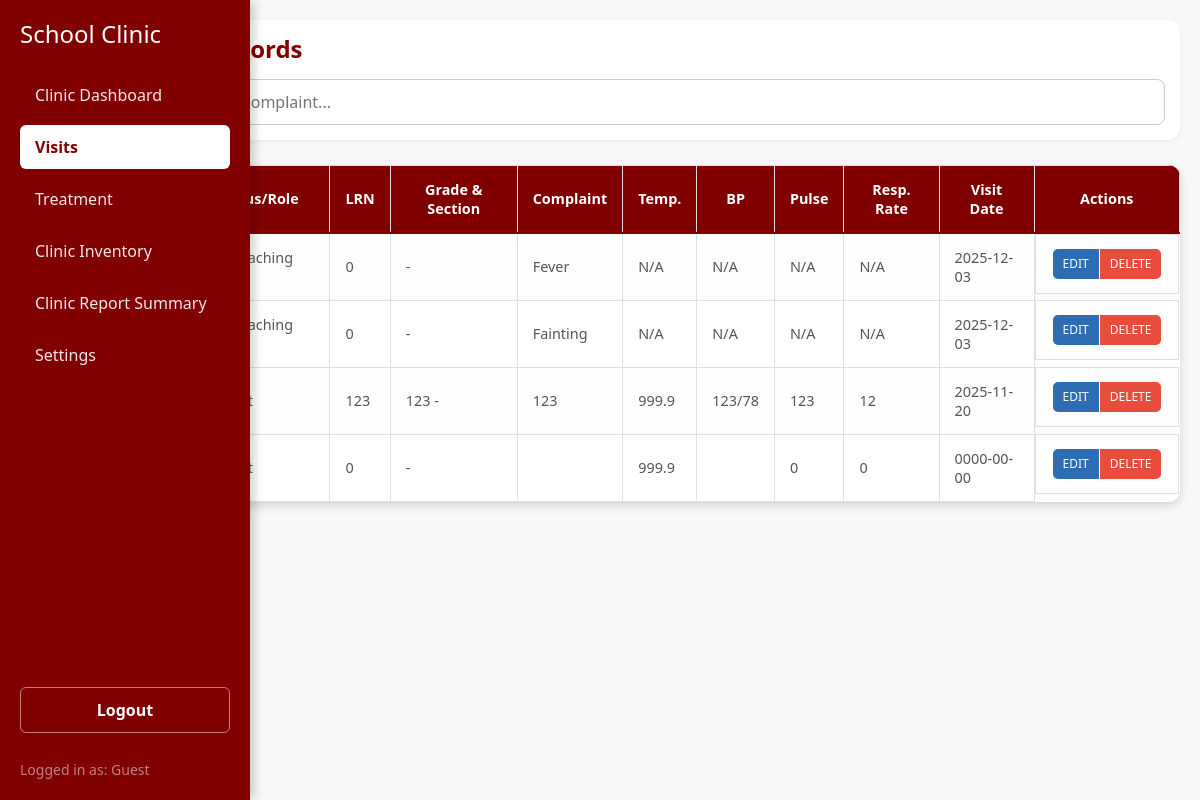
Page /studentRecords/index.php on the committed database.
### tables this page shows
CREATE TABLE `studentrecord` (
  `ID` int(11) NOT NULL,
  `name` varchar(32) NOT NULL,
  `idNum` int(11) NOT NULL,
  `gender` varchar(10) DEFAULT NULL,
  `role` varchar(50) NOT NULL DEFAULT 'Student',
  `department` varchar(30) NOT NULL,
  `section` varchar(50) DEFAULT NULL,
  `complaint` varchar(255) NOT NULL,
  `visitDate` date NOT NULL
);

### studentRecords/oop.php (called while the page is built, shortened)
<?php
class oop_class {
    private $conn;
    function __construct(){
        try {
            $connection = "mysql:host=" . SERVER . ";dbname=" . DBNAME . ";charset=utf8";
            $this->conn = new PDO($connection, USER, PASS);
            $this->conn->setAttribute(PDO::ATTR_ERRMODE, PDO::ERRMODE_EXCEPTION);
        } catch (PDOException $e) {
            echo "<script>alert('Connection Failed');</script>";
        }
    }
    public function show_data(){
        $select = "SELECT
            sr.*,
            sr.role,  /* Ensuring role is included explicitly */
            sv.temperature,
            sv.bloodPressure,
            sv.pulse,
            sv.respiratoryRate,
            sv.vitalDate
        FROM studentrecord sr
        LEFT JOIN student_vitals sv ON sr.ID = sv.studentID
            AND sv.vitalDate = (
                SELECT MAX(vitalDate)
                FROM student_vitals sv2
                WHERE sv2.studentID = sr.ID
            )
        ORDER BY sr.visitDate DESC;";
        $stmt = $this->conn->prepare($select);
        $stmt->execute();
        return $stmt->fetchAll(PDO::FETCH_ASSOC);
    }
}
?>

### studentRecords/index.php (the view, shortened to what this page needs)
<?php
include 'oop.php';
$student = new oop_class();
$data = $student->show_data();
include '../sidebar/sidebar.php';
?>
<!DOCTYPE html>
<html lang="en">
<head>
</head>
<body>
    <div class="main-content">
        <div class="header-actions">
            <h1 class="title">Student Clinic Records</h1>
            <input type="text" class="search-input" id="searchInput" placeholder="Search by Name, LRN, or Complaint...">
        </div>
        <div class="table-container">
            <table>
                <tr>
                    <th style="text-align: left;">Name</th>
                    <th>Gender</th>
                    <th>Status/Role</th> <th>LRN</th>
                    <th>Grade & Section</th>
                    <th>Complaint</th>
                    <th>Temp.</th>
                    <th>BP</th>
                    <th>Pulse</th>
                    <th>Resp. Rate</th>
                    <th>Visit Date</th>
                    <th class="table-actions">Actions</th>
                </tr>
                <?php if (is_array($data) && count($data)): ?>
                    <?php foreach ($data as $row): ?>
                        <tr>
                            <td><?= htmlspecialchars($row['name'] ?? 'N/A') ?></td>
                            <td><?= htmlspecialchars($row['gender'] ?? 'N/A') ?></td>
                            <td><?= htmlspecialchars($row['role'] ?? 'N/A') ?></td> <td><?= htmlspecialchars($row['idNum'] ?? 'N/A') ?></td>
                            <td>
                                <?= htmlspecialchars($row['department'] ?? '') ?>
                                -
                            </td>
                            <td><?= htmlspecialchars($row['complaint'] ?? 'N/A') ?></td>
                            <td><?= htmlspecialchars($row['temperature'] ?? 'N/A') ?></td>
                            <td><?= htmlspecialchars($row['bloodPressure'] ?? 'N/A') ?></td>
                            <td><?= htmlspecialchars($row['pulse'] ?? 'N/A') ?></td>
                            <td><?= htmlspecialchars($row['respiratoryRate'] ?? 'N/A') ?></td>
                            <td><?= htmlspecialchars($row['visitDate'] ?? 'N/A') ?></td>
                            <td class="btn-group">
                                <a href="update.php?id=<?= $row['ID'] ?? '' ?>" class="btn update-btn" title="Edit Record">Edit</a>
                                <a href="delete.php?id=<?= $row['ID'] ?? '' ?>" class="btn delete-btn"
                                   onclick="return confirmDeletion(event, '<?= $row['ID'] ?? '' ?>');"
                                   title="Delete Record">Delete</a>
                            </td>
                        </tr>
                    <?php endforeach; ?>
                <?php endif; ?>
            </table>
        </div>
        <div style="margin-top: 20px;">
            <a href="add.php" class="btn add-btn"> Add New Record</a>
        </div>
    </div>
</body>
</html>

### sidebar/sidebar.php (style rules this page uses)
:root { --primary-maroon: #800000; --light-bg: #f8f8f8; }

### studentRecords/index.php (style rules this page uses)
:root { --primary-maroon: #800000; --light-bg: #f8f8f8; --box-shadow: 0 4px 10px rgba(0, 0, 0, 0.15); --header-bg: #fff; --secondary-text: #555; }
body { margin: 0; font-family: 'Segoe UI', Tahoma, Geneva, Verdana, sans-serif; background: var(--light-bg); }
.main-content { margin-left: 250px; padding: 30px 40px 0 40px; background: var(--light-bg); min-height: 100vh; }
.header-actions { display: flex; justify-content: space-between; align-items: center; margin-bottom: 25px; padding: 15px; background: var(--header-bg); border-radius: 12px; box-shadow: 0 2px 5px rgba(0, 0, 0, 0.05); }
.title { margin: 0; color: var(--primary-maroon); font-size: 24px; font-weight: 600; }
.search-input { padding: 10px 15px; border: 1px solid #ccc; border-radius: 8px; width: 300px; transition: all 0.3s; }
.table-container { overflow-x: auto; border-radius: 12px; box-shadow: var(--box-shadow); }
table { width: 100%; border-collapse: collapse; margin: 0; background: #fff; min-width: 1100px; }
th, td { border: 1px solid #e0e0e0; padding: 14px 15px; text-align: left; font-size: 0.9rem; }
td { color: var(--secondary-text); }
th { background: var(--primary-maroon); color: #fff; font-weight: 600; border-bottom: 2px solid var(--primary-maroon); text-align: center; }
th:first-child, td:first-child { text-align: left; }
th:last-child, td:last-child { text-align: center; }
tr:nth-child(even) { background: #fefefe; }
.btn { padding: 8px 18px; border-radius: 8px; font-size: 13px; text-decoration: none; color: #fff !important; display: inline-block; margin: 0 4px; font-weight: 600; transition: all 0.2s ease-in-out; border: none; cursor: pointer; text-transform: uppercase; }
.btn.add-btn { background-color: var(--primary-maroon); box-shadow: 0 4px #a00000; }
.btn-group .btn { margin: 0 2px; padding: 6px 10px; font-size: 12px; border-radius: 5px; font-weight: 500; }
.btn.update-btn { background-color: #2e6db4; }
.btn.delete-btn { background-color: #e74c3c; }
.table-actions { white-space: nowrap; min-width: 135px; text-align: center; }
@media (max-width: 1200px) { .main-content { margin-left: 0; padding: 20px; } }
@media (max-width: 1200px) { .header-actions { flex-direction: column; align-items: flex-start; } }
@media (max-width: 1200px) { .title { margin-bottom: 15px; } }
@media (max-width: 1200px) { .search-input { width: 100%; } }

### rows in the picture
studentrecord: idNum "0", complaint "Fever", temperature "N/A", bloodPressure "N/A", pulse "N/A", respiratoryRate "N/A", visitDate "2025-12-03"
studentrecord: idNum "0", complaint "Fainting", temperature "N/A", bloodPressure "N/A", pulse "N/A", respiratoryRate "N/A", visitDate "2025-12-03"
studentrecord: idNum "123", department "123", complaint "123", temperature "999.9", bloodPressure "123/78", pulse "123", respiratoryRate "12", visitDate "2025-11-20"
studentrecord: idNum "0", temperature "999.9", pulse "0", respiratoryRate "0", visitDate "0000-00-00"

### other values in the picture
$role "Guest"
